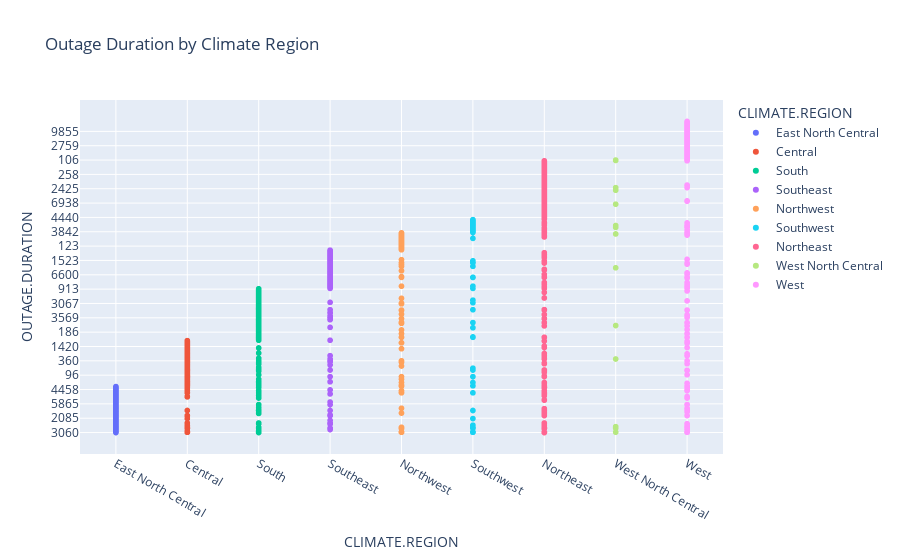

Notebook code cell kept with this figure:
### Markdown cell above
First, we wanted to take a look at how the 'OUTAGE.DURATIONS' were distributed across the different 'CLIMATE.REGION's.

### Code cell
fig = px.scatter(outages_df, x = 'CLIMATE.REGION', y = 'OUTAGE.DURATION', title = 'Outage Duration by Climate Region', color = 'CLIMATE.REGION')

fig.show()

### Figure 1 — Plotly figure (JSON) as saved in the notebook; plotly's stock layout.template omitted (floating-point values rounded to 4 significant figures; data arrays with more than 128 entries replaced by an {"elided": "..."} marker saying what was removed)
{"data": [{"hovertemplate": "CLIMATE.REGION=%{x}<br>OUTAGE.DURATION=%{y}<extra></extra>", "legendgroup": "East North Central", "marker": {"color": "#636efa", "symbol": "circle"}, "mode": "markers", "name": "East North Central", "showlegend": true, "type": "scattergl", "x": {"elided": "138 str values"}, "xaxis": "x", "y": {"elided": "138 str values"}, "yaxis": "y"}, {"hovertemplate": "CLIMATE.REGION=%{x}<br>OUTAGE.DURATION=%{y}<extra></extra>", "legendgroup": "Central", "marker": {"color": "#EF553B", "symbol": "circle"}, "mode": "markers", "name": "Central", "showlegend": true, "type": "scattergl", "x": {"elided": "200 str values"}, "xaxis": "x", "y": {"elided": "200 str values"}, "yaxis": "y"}, {"hovertemplate": "CLIMATE.REGION=%{x}<br>OUTAGE.DURATION=%{y}<extra></extra>", "legendgroup": "South", "marker": {"color": "#00cc96", "symbol": "circle"}, "mode": "markers", "name": "South", "showlegend": true, "type": "scattergl", "x": {"elided": "229 str values"}, "xaxis": "x", "y": {"elided": "229 str values"}, "yaxis": "y"}, {"hovertemplate": "CLIMATE.REGION=%{x}<br>OUTAGE.DURATION=%{y}<extra></extra>", "legendgroup": "Southeast", "marker": {"color": "#ab63fa", "symbol": "circle"}, "mode": "markers", "name": "Southeast", "showlegend": true, "type": "scattergl", "x": {"elided": "153 str values"}, "xaxis": "x", "y": {"elided": "153 str values"}, "yaxis": "y"}, {"hovertemplate": "CLIMATE.REGION=%{x}<br>OUTAGE.DURATION=%{y}<extra></extra>", "legendgroup": "Northwest", "marker": {"color": "#FFA15A", "symbol": "circle"}, "mode": "markers", "name": "Northwest", "showlegend": true, "type": "scattergl", "x": {"elided": "132 str values"}, "xaxis": "x", "y": {"elided": "132 str values"}, "yaxis": "y"}, {"hovertemplate": "CLIMATE.REGION=%{x}<br>OUTAGE.DURATION=%{y}<extra></extra>", "legendgroup": "Southwest", "marker": {"color": "#19d3f3", "symbol": "circle"}, "mode": "markers", "name": "Southwest", "showlegend": true, "type": "scattergl", "x": ["Southwest", "Southwest", "Southwest", "Southwest", "Southwest", "Southwest", "Southwest", "Southwest", "Southwest", "Southwest", "Southwest", "Southwest", "Southwest", "Southwest", "Southwest", "Southwest", "Southwest", "Southwest", "Southwest", "Southwest", "Southwest", "Southwest", "Southwest", "Southwest", "Southwest", "Southwest", "Southwest", "Southwest", "Southwest", "Southwest", "Southwest", "Southwest", "Southwest", "Southwest", "Southwest", "Southwest", "Southwest", "Southwest", "Southwest", "Southwest", "Southwest", "Southwest", "Southwest", "Southwest", "Southwest", "Southwest", "Southwest", "Southwest", "Southwest", "Southwest", "Southwest", "Southwest", "Southwest", "Southwest", "Southwest", "Southwest", "Southwest", "Southwest", "Southwest", "Southwest", "Southwest", "Southwest", "Southwest", "Southwest", "Southwest", "Southwest", "Southwest", "Southwest", "Southwest", "Southwest", "Southwest", "Southwest", "Southwest", "Southwest", "Southwest", "Southwest", "Southwest", "Southwest", "Southwest", "Southwest", "Southwest", "Southwest", "Southwest", "Southwest", "Southwest", "Southwest", "Southwest", "Southwest", "Southwest", "Southwest", "Southwest", "Southwest"], "xaxis": "x", "y": ["554", "50", "70", "180", "3842", "35", "1", "189", "49320", "4200", "353", "1", "87", "66", null, "1", "227", null, "1440", "1", "2700", null, "49320", "2", "215", "451", "418", "100", "0", "120", "1", "1", "1", "1", "1", "1", "60", "113", "204", "31", "57", "13", "2", "11", "283", "0", "1", "871", "1631", "56", "15", "15", "20", "60", "1", "95", "300", "1", "3186", "575", "2275", "15", "1", "44", "21", "1", "114", "1", "60", "314", "30", "0", "92", "390", "161", "60", "76", "2", "175", null, "2040", "2710", "284", "105", "4019", "1", "391", "439", "5", "201", "2140", "103"], "yaxis": "y"}, {"hovertemplate": "CLIMATE.REGION=%{x}<br>OUTAGE.DURATION=%{y}<extra></extra>", "legendgroup": "Northeast", "marker": {"color": "#FF6692", "symbol": "circle"}, "mode": "markers", "name": "Northeast", "showlegend": true, "type": "scattergl", "x": {"elided": "350 str values"}, "xaxis": "x", "y": {"elided": "350 str values"}, "yaxis": "y"}, {"hovertemplate": "CLIMATE.REGION=%{x}<br>OUTAGE.DURATION=%{y}<extra></extra>", "legendgroup": "West North Central", "marker": {"color": "#B6E880", "symbol": "circle"}, "mode": "markers", "name": "West North Central", "showlegend": true, "type": "scattergl", "x": ["West North Central", "West North Central", "West North Central", "West North Central", "West North Central", "West North Central", "West North Central", "West North Central", "West North Central", "West North Central", "West North Central", "West North Central", "West North Central", "West North Central", "West North Central", "West North Central", "West North Central"], "xaxis": "x", "y": ["56", "93", "13", "159", "60", "4", "9600", "106", "0", "0", "1", "32", "61", "720", null, "59", "181"], "yaxis": "y"}, {"hovertemplate": "CLIMATE.REGION=%{x}<br>OUTAGE.DURATION=%{y}<extra></extra>", "legendgroup": "West", "marker": {"color": "#FF97FF", "symbol": "circle"}, "mode": "markers", "name": "West", "showlegend": true, "type": "scattergl", "x": {"elided": "217 str values"}, "xaxis": "x", "y": {"elided": "217 str values"}, "yaxis": "y"}], "layout": {"legend": {"title": {"text": "CLIMATE.REGION"}, "tracegroupgap": 0}, "title": {"text": "Outage Duration by Climate Region"}, "xaxis": {"anchor": "y", "categoryarray": ["East North Central", "Central", "South", "Southeast", "Northwest", "Southwest", "Northeast", "West North Central", "West", null], "categoryorder": "array", "domain": [0, 1], "title": {"text": "CLIMATE.REGION"}}, "yaxis": {"anchor": "x", "domain": [0, 1], "title": {"text": "OUTAGE.DURATION"}}}}
